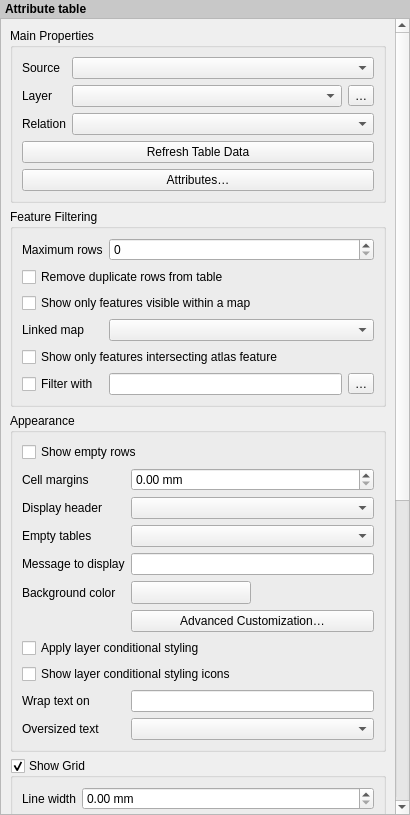
<?xml version="1.0" encoding="UTF-8"?>
<ui version="4.0">
 <class>QgsLayoutAttributeTableWidgetBase</class>
 <widget class="QWidget" name="QgsLayoutAttributeTableWidgetBase">
  <property name="geometry">
   <rect>
    <x>0</x>
    <y>0</y>
    <width>410</width>
    <height>815</height>
   </rect>
  </property>
  <property name="windowTitle">
   <string>Attribute Table</string>
  </property>
  <layout class="QVBoxLayout" name="verticalLayout">
   <property name="spacing">
    <number>0</number>
   </property>
   <property name="leftMargin">
    <number>0</number>
   </property>
   <property name="topMargin">
    <number>0</number>
   </property>
   <property name="rightMargin">
    <number>0</number>
   </property>
   <property name="bottomMargin">
    <number>0</number>
   </property>
   <item>
    <widget class="QLabel" name="label">
     <property name="sizePolicy">
      <sizepolicy hsizetype="Preferred" vsizetype="Maximum">
       <horstretch>0</horstretch>
       <verstretch>0</verstretch>
      </sizepolicy>
     </property>
     <property name="styleSheet">
      <string notr="true">padding: 2px; font-weight: bold; background-color: rgb(200, 200, 200);</string>
     </property>
     <property name="text">
      <string>Attribute table</string>
     </property>
    </widget>
   </item>
   <item>
    <widget class="QgsScrollArea" name="scrollArea">
     <property name="widgetResizable">
      <bool>true</bool>
     </property>
     <widget class="QWidget" name="scrollAreaWidgetContents">
      <property name="geometry">
       <rect>
        <x>0</x>
        <y>0</y>
        <width>394</width>
        <height>1512</height>
       </rect>
      </property>
      <layout class="QVBoxLayout" name="mainLayout">
       <item>
        <widget class="QgsCollapsibleGroupBoxBasic" name="groupBox">
         <property name="focusPolicy">
          <enum>Qt::StrongFocus</enum>
         </property>
         <property name="title">
          <string>Main Properties</string>
         </property>
         <property name="syncGroup" stdset="0">
          <string notr="true">composeritem</string>
         </property>
         <property name="collapsed" stdset="0">
          <bool>false</bool>
         </property>
         <layout class="QGridLayout" name="gridLayout_4" columnstretch="0,1">
          <item row="0" column="0">
           <widget class="QLabel" name="label_8">
            <property name="text">
             <string>Source</string>
            </property>
           </widget>
          </item>
          <item row="0" column="1">
           <widget class="QComboBox" name="mSourceComboBox"/>
          </item>
          <item row="5" column="0">
           <widget class="QLabel" name="mRelationLabel">
            <property name="text">
             <string>Relation</string>
            </property>
           </widget>
          </item>
          <item row="5" column="1">
           <widget class="QComboBox" name="mRelationsComboBox"/>
          </item>
          <item row="6" column="0" colspan="2">
           <widget class="QPushButton" name="mRefreshPushButton">
            <property name="text">
             <string>Refresh Table Data</string>
            </property>
           </widget>
          </item>
          <item row="7" column="0" colspan="2">
           <widget class="QPushButton" name="mAttributesPushButton">
            <property name="text">
             <string>Attributes…</string>
            </property>
           </widget>
          </item>
          <item row="1" column="0">
           <widget class="QLabel" name="mLayerLabel">
            <property name="text">
             <string>Layer</string>
            </property>
            <property name="wordWrap">
             <bool>true</bool>
            </property>
           </widget>
          </item>
          <item row="1" column="1">
           <layout class="QHBoxLayout" name="horizontalLayout_6">
            <item>
             <widget class="QgsMapLayerComboBox" name="mLayerComboBox">
              <property name="sizePolicy">
               <sizepolicy hsizetype="Expanding" vsizetype="Fixed">
                <horstretch>0</horstretch>
                <verstretch>0</verstretch>
               </sizepolicy>
              </property>
             </widget>
            </item>
            <item>
             <widget class="QgsPropertyOverrideButton" name="mLayerSourceDDBtn">
              <property name="text">
               <string>…</string>
              </property>
             </widget>
            </item>
           </layout>
          </item>
         </layout>
        </widget>
       </item>
       <item>
        <widget class="QgsCollapsibleGroupBoxBasic" name="groupBox_5">
         <property name="focusPolicy">
          <enum>Qt::StrongFocus</enum>
         </property>
         <property name="title">
          <string>Feature Filtering</string>
         </property>
         <property name="syncGroup" stdset="0">
          <string notr="true">composeritem</string>
         </property>
         <property name="collapsed" stdset="0">
          <bool>false</bool>
         </property>
         <layout class="QGridLayout" name="gridLayout_5">
          <item row="0" column="0">
           <widget class="QLabel" name="mMaxNumFeaturesLabel">
            <property name="text">
             <string>Maximum rows</string>
            </property>
            <property name="wordWrap">
             <bool>true</bool>
            </property>
            <property name="buddy">
             <cstring>mMaximumRowsSpinBox</cstring>
            </property>
           </widget>
          </item>
          <item row="0" column="1">
           <widget class="QgsSpinBox" name="mMaximumRowsSpinBox">
            <property name="maximum">
             <number>99999</number>
            </property>
            <property name="showClearButton" stdset="0">
             <bool>false</bool>
            </property>
           </widget>
          </item>
          <item row="1" column="0" colspan="2">
           <widget class="QCheckBox" name="mUniqueOnlyCheckBox">
            <property name="text">
             <string>Remove duplicate rows from table</string>
            </property>
           </widget>
          </item>
          <item row="2" column="0" colspan="2">
           <widget class="QCheckBox" name="mShowOnlyVisibleFeaturesCheckBox">
            <property name="text">
             <string>Show only features visible within a map</string>
            </property>
           </widget>
          </item>
          <item row="3" column="0">
           <widget class="QLabel" name="mComposerMapLabel">
            <property name="text">
             <string>Linked map</string>
            </property>
            <property name="wordWrap">
             <bool>true</bool>
            </property>
            <property name="buddy">
             <cstring>mComposerMapComboBox</cstring>
            </property>
           </widget>
          </item>
          <item row="3" column="1">
           <widget class="QgsLayoutItemComboBox" name="mComposerMapComboBox"/>
          </item>
          <item row="4" column="0" colspan="2">
           <widget class="QCheckBox" name="mIntersectAtlasCheckBox">
            <property name="text">
             <string>Show only features intersecting atlas feature</string>
            </property>
           </widget>
          </item>
          <item row="5" column="0">
           <widget class="QCheckBox" name="mFeatureFilterCheckBox">
            <property name="text">
             <string>Filter with</string>
            </property>
           </widget>
          </item>
          <item row="5" column="1">
           <layout class="QHBoxLayout" name="horizontalLayout">
            <item>
             <widget class="QLineEdit" name="mFeatureFilterEdit"/>
            </item>
            <item>
             <widget class="QToolButton" name="mFeatureFilterButton">
              <property name="text">
               <string>…</string>
              </property>
              <property name="icon">
               <iconset resource="../../../images/images.qrc">
                <normaloff>:/images/themes/default/mIconExpression.svg</normaloff>:/images/themes/default/mIconExpression.svg</iconset>
              </property>
             </widget>
            </item>
           </layout>
          </item>
         </layout>
         <zorder>mShowOnlyVisibleFeaturesCheckBox</zorder>
         <zorder>mComposerMapLabel</zorder>
         <zorder>mComposerMapComboBox</zorder>
         <zorder>mFeatureFilterCheckBox</zorder>
         <zorder>mMaximumRowsSpinBox</zorder>
         <zorder>mMaxNumFeaturesLabel</zorder>
         <zorder>mIntersectAtlasCheckBox</zorder>
         <zorder>mUniqueOnlyCheckBox</zorder>
        </widget>
       </item>
       <item>
        <widget class="QgsCollapsibleGroupBoxBasic" name="groupBox_6">
         <property name="focusPolicy">
          <enum>Qt::StrongFocus</enum>
         </property>
         <property name="title">
          <string>Appearance</string>
         </property>
         <property name="syncGroup" stdset="0">
          <string notr="true">composeritem</string>
         </property>
         <property name="collapsed" stdset="0">
          <bool>false</bool>
         </property>
         <layout class="QGridLayout" name="gridLayout_6">
          <item row="2" column="1">
           <widget class="QgsDoubleSpinBox" name="mMarginSpinBox">
            <property name="suffix">
             <string> mm</string>
            </property>
            <property name="singleStep">
             <double>0.100000000000000</double>
            </property>
            <property name="showClearButton" stdset="0">
             <bool>false</bool>
            </property>
           </widget>
          </item>
          <item row="11" column="1">
           <widget class="QLineEdit" name="mWrapStringLineEdit">
            <property name="frame">
             <bool>true</bool>
            </property>
           </widget>
          </item>
          <item row="12" column="0">
           <widget class="QLabel" name="label_12">
            <property name="text">
             <string>Oversized text</string>
            </property>
           </widget>
          </item>
          <item row="6" column="1">
           <widget class="QLineEdit" name="mEmptyMessageLineEdit"/>
          </item>
          <item row="8" column="1">
           <widget class="QPushButton" name="mAdvancedCustomizationButton">
            <property name="text">
             <string>Advanced Customization…</string>
            </property>
           </widget>
          </item>
          <item row="3" column="1">
           <widget class="QComboBox" name="mHeaderModeComboBox"/>
          </item>
          <item row="11" column="0">
           <widget class="QLabel" name="label_11">
            <property name="text">
             <string>Wrap text on</string>
            </property>
            <property name="wordWrap">
             <bool>true</bool>
            </property>
           </widget>
          </item>
          <item row="1" column="0" colspan="2">
           <widget class="QCheckBox" name="mDrawEmptyCheckBox">
            <property name="text">
             <string>Show empty rows</string>
            </property>
           </widget>
          </item>
          <item row="12" column="1">
           <widget class="QComboBox" name="mWrapBehaviorComboBox"/>
          </item>
          <item row="7" column="0">
           <widget class="QLabel" name="label_10">
            <property name="text">
             <string>Background color</string>
            </property>
           </widget>
          </item>
          <item row="9" column="0" colspan="2">
           <widget class="QCheckBox" name="mUseConditionalStylingCheckBox">
            <property name="text">
             <string>Apply layer conditional styling</string>
            </property>
           </widget>
          </item>
          <item row="5" column="1">
           <widget class="QComboBox" name="mEmptyModeComboBox"/>
          </item>
          <item row="2" column="0">
           <widget class="QLabel" name="mMarginLabel">
            <property name="text">
             <string>Cell margins</string>
            </property>
            <property name="wordWrap">
             <bool>true</bool>
            </property>
            <property name="buddy">
             <cstring>mMarginSpinBox</cstring>
            </property>
           </widget>
          </item>
          <item row="7" column="1">
           <layout class="QHBoxLayout" name="horizontalLayout_5">
            <item>
             <widget class="QgsColorButton" name="mBackgroundColorButton">
              <property name="minimumSize">
               <size>
                <width>120</width>
                <height>0</height>
               </size>
              </property>
              <property name="maximumSize">
               <size>
                <width>120</width>
                <height>16777215</height>
               </size>
              </property>
              <property name="text">
               <string/>
              </property>
             </widget>
            </item>
            <item>
             <spacer name="horizontalSpacer_4">
              <property name="orientation">
               <enum>Qt::Horizontal</enum>
              </property>
              <property name="sizeHint" stdset="0">
               <size>
                <width>40</width>
                <height>20</height>
               </size>
              </property>
             </spacer>
            </item>
           </layout>
          </item>
          <item row="5" column="0">
           <widget class="QLabel" name="label_9">
            <property name="text">
             <string>Empty tables</string>
            </property>
           </widget>
          </item>
          <item row="3" column="0">
           <widget class="QLabel" name="label_7">
            <property name="text">
             <string>Display header</string>
            </property>
           </widget>
          </item>
          <item row="6" column="0">
           <widget class="QLabel" name="mEmptyMessageLabel">
            <property name="text">
             <string>Message to display</string>
            </property>
           </widget>
          </item>
          <item row="10" column="0" colspan="2">
           <widget class="QCheckBox" name="mUseConditionalStylingCheckBox_2">
            <property name="text">
             <string>Show layer conditional styling icons</string>
            </property>
           </widget>
          </item>
         </layout>
        </widget>
       </item>
       <item>
        <widget class="QgsCollapsibleGroupBoxBasic" name="mShowGridGroupCheckBox">
         <property name="focusPolicy">
          <enum>Qt::StrongFocus</enum>
         </property>
         <property name="title">
          <string>Show Grid</string>
         </property>
         <property name="checkable">
          <bool>true</bool>
         </property>
         <property name="syncGroup" stdset="0">
          <string notr="true">composeritem</string>
         </property>
         <property name="collapsed" stdset="0">
          <bool>false</bool>
         </property>
         <layout class="QGridLayout" name="gridLayout_7">
          <item row="0" column="0">
           <widget class="QLabel" name="mGridStrokeWidthLabel">
            <property name="text">
             <string>Line width</string>
            </property>
            <property name="wordWrap">
             <bool>true</bool>
            </property>
            <property name="buddy">
             <cstring>mGridStrokeWidthSpinBox</cstring>
            </property>
           </widget>
          </item>
          <item row="0" column="1">
           <widget class="QgsDoubleSpinBox" name="mGridStrokeWidthSpinBox">
            <property name="suffix">
             <string> mm</string>
            </property>
            <property name="singleStep">
             <double>0.100000000000000</double>
            </property>
            <property name="showClearButton" stdset="0">
             <bool>false</bool>
            </property>
           </widget>
          </item>
          <item row="1" column="0">
           <widget class="QLabel" name="label_6">
            <property name="text">
             <string>Color</string>
            </property>
           </widget>
          </item>
          <item row="1" column="1">
           <layout class="QHBoxLayout" name="horizontalLayout_2">
            <item>
             <widget class="QgsColorButton" name="mGridColorButton">
              <property name="minimumSize">
               <size>
                <width>120</width>
                <height>0</height>
               </size>
              </property>
              <property name="maximumSize">
               <size>
                <width>120</width>
                <height>16777215</height>
               </size>
              </property>
              <property name="text">
               <string/>
              </property>
             </widget>
            </item>
            <item>
             <spacer name="horizontalSpacer">
              <property name="orientation">
               <enum>Qt::Horizontal</enum>
              </property>
              <property name="sizeHint" stdset="0">
               <size>
                <width>40</width>
                <height>20</height>
               </size>
              </property>
             </spacer>
            </item>
           </layout>
          </item>
          <item row="2" column="0" colspan="2">
           <widget class="QCheckBox" name="mDrawHorizontalGrid">
            <property name="text">
             <string>Draw horizontal lines</string>
            </property>
           </widget>
          </item>
          <item row="3" column="0" colspan="2">
           <widget class="QCheckBox" name="mDrawVerticalGrid">
            <property name="text">
             <string>Draw vertical lines</string>
            </property>
           </widget>
          </item>
         </layout>
        </widget>
       </item>
       <item>
        <widget class="QgsCollapsibleGroupBoxBasic" name="groupBox_3">
         <property name="focusPolicy">
          <enum>Qt::StrongFocus</enum>
         </property>
         <property name="title">
          <string>Fonts and Text Styling</string>
         </property>
         <property name="syncGroup" stdset="0">
          <string notr="true">composeritem</string>
         </property>
         <property name="collapsed" stdset="0">
          <bool>false</bool>
         </property>
         <layout class="QVBoxLayout" name="verticalLayout_2">
          <item>
           <widget class="QGroupBox" name="groupBox_2">
            <property name="title">
             <string>Table Heading</string>
            </property>
            <layout class="QGridLayout" name="gridLayout">
             <item row="1" column="1">
              <layout class="QHBoxLayout" name="horizontalLayout_3">
               <item>
                <widget class="QgsColorButton" name="mHeaderFontColorButton">
                 <property name="minimumSize">
                  <size>
                   <width>120</width>
                   <height>0</height>
                  </size>
                 </property>
                 <property name="maximumSize">
                  <size>
                   <width>120</width>
                   <height>16777215</height>
                  </size>
                 </property>
                 <property name="text">
                  <string/>
                 </property>
                </widget>
               </item>
               <item>
                <spacer name="horizontalSpacer_2">
                 <property name="orientation">
                  <enum>Qt::Horizontal</enum>
                 </property>
                 <property name="sizeHint" stdset="0">
                  <size>
                   <width>40</width>
                   <height>20</height>
                  </size>
                 </property>
                </spacer>
               </item>
              </layout>
             </item>
             <item row="2" column="0">
              <widget class="QLabel" name="label_2">
               <property name="text">
                <string>Alignment</string>
               </property>
              </widget>
             </item>
             <item row="2" column="1">
              <widget class="QComboBox" name="mHeaderHAlignmentComboBox">
               <property name="sizePolicy">
                <sizepolicy hsizetype="Expanding" vsizetype="Fixed">
                 <horstretch>0</horstretch>
                 <verstretch>0</verstretch>
                </sizepolicy>
               </property>
              </widget>
             </item>
             <item row="1" column="0">
              <widget class="QLabel" name="label_3">
               <property name="text">
                <string>Color</string>
               </property>
              </widget>
             </item>
             <item row="0" column="0">
              <widget class="QLabel" name="label_5">
               <property name="text">
                <string>Font</string>
               </property>
              </widget>
             </item>
             <item row="0" column="1">
              <widget class="QgsFontButton" name="mHeaderFontToolButton">
               <property name="sizePolicy">
                <sizepolicy hsizetype="Expanding" vsizetype="Fixed">
                 <horstretch>0</horstretch>
                 <verstretch>0</verstretch>
                </sizepolicy>
               </property>
               <property name="text">
                <string>Heading Font</string>
               </property>
              </widget>
             </item>
            </layout>
           </widget>
          </item>
          <item>
           <widget class="QGroupBox" name="groupBox_4">
            <property name="title">
             <string>Table Contents</string>
            </property>
            <layout class="QGridLayout" name="gridLayout_2">
             <item row="0" column="0">
              <widget class="QLabel" name="lblContentsFont">
               <property name="text">
                <string>Font</string>
               </property>
              </widget>
             </item>
             <item row="1" column="0">
              <widget class="QLabel" name="label_4">
               <property name="text">
                <string>Color</string>
               </property>
              </widget>
             </item>
             <item row="1" column="1">
              <layout class="QHBoxLayout" name="horizontalLayout_4">
               <item>
                <widget class="QgsColorButton" name="mContentFontColorButton">
                 <property name="minimumSize">
                  <size>
                   <width>120</width>
                   <height>0</height>
                  </size>
                 </property>
                 <property name="maximumSize">
                  <size>
                   <width>120</width>
                   <height>16777215</height>
                  </size>
                 </property>
                 <property name="text">
                  <string/>
                 </property>
                </widget>
               </item>
               <item>
                <spacer name="horizontalSpacer_3">
                 <property name="orientation">
                  <enum>Qt::Horizontal</enum>
                 </property>
                 <property name="sizeHint" stdset="0">
                  <size>
                   <width>40</width>
                   <height>20</height>
                  </size>
                 </property>
                </spacer>
               </item>
              </layout>
             </item>
             <item row="0" column="1">
              <widget class="QgsFontButton" name="mContentFontToolButton">
               <property name="sizePolicy">
                <sizepolicy hsizetype="Expanding" vsizetype="Fixed">
                 <horstretch>0</horstretch>
                 <verstretch>0</verstretch>
                </sizepolicy>
               </property>
               <property name="text">
                <string>Contents Font</string>
               </property>
              </widget>
             </item>
            </layout>
           </widget>
          </item>
         </layout>
        </widget>
       </item>
       <item>
        <widget class="QgsCollapsibleGroupBoxBasic" name="frameGroupBox">
         <property name="focusPolicy">
          <enum>Qt::StrongFocus</enum>
         </property>
         <property name="title">
          <string>Frames</string>
         </property>
         <property name="checkable">
          <bool>false</bool>
         </property>
         <property name="checked">
          <bool>false</bool>
         </property>
         <property name="collapsed" stdset="0">
          <bool>false</bool>
         </property>
         <layout class="QGridLayout" name="gridLayout_3">
          <item row="0" column="0">
           <widget class="QLabel" name="mResizeModeLabel">
            <property name="text">
             <string>Resize mode</string>
            </property>
            <property name="wordWrap">
             <bool>true</bool>
            </property>
           </widget>
          </item>
          <item row="0" column="1">
           <widget class="QComboBox" name="mResizeModeComboBox">
            <property name="sizePolicy">
             <sizepolicy hsizetype="Expanding" vsizetype="Fixed">
              <horstretch>0</horstretch>
              <verstretch>0</verstretch>
             </sizepolicy>
            </property>
           </widget>
          </item>
          <item row="1" column="0" colspan="2">
           <widget class="QPushButton" name="mAddFramePushButton">
            <property name="text">
             <string>Add Frame</string>
            </property>
           </widget>
          </item>
          <item row="2" column="0" colspan="2">
           <widget class="QCheckBox" name="mEmptyFrameCheckBox">
            <property name="text">
             <string>Don't export page if frame is empty</string>
            </property>
           </widget>
          </item>
          <item row="3" column="0" colspan="2">
           <widget class="QCheckBox" name="mHideEmptyBgCheckBox">
            <property name="text">
             <string>Don't draw background if frame is empty</string>
            </property>
           </widget>
          </item>
         </layout>
        </widget>
       </item>
      </layout>
     </widget>
    </widget>
   </item>
  </layout>
 </widget>
 <customwidgets>
  <customwidget>
   <class>QgsScrollArea</class>
   <extends>QScrollArea</extends>
   <header>qgsscrollarea.h</header>
   <container>1</container>
  </customwidget>
  <customwidget>
   <class>QgsColorButton</class>
   <extends>QToolButton</extends>
   <header>qgscolorbutton.h</header>
   <container>1</container>
  </customwidget>
  <customwidget>
   <class>QgsDoubleSpinBox</class>
   <extends>QDoubleSpinBox</extends>
   <header>qgsdoublespinbox.h</header>
  </customwidget>
  <customwidget>
   <class>QgsSpinBox</class>
   <extends>QSpinBox</extends>
   <header>qgsspinbox.h</header>
  </customwidget>
  <customwidget>
   <class>QgsCollapsibleGroupBoxBasic</class>
   <extends>QGroupBox</extends>
   <header location="global">qgscollapsiblegroupbox.h</header>
   <container>1</container>
  </customwidget>
  <customwidget>
   <class>QgsLayoutItemComboBox</class>
   <extends>QComboBox</extends>
   <header>qgslayoutitemcombobox.h</header>
  </customwidget>
  <customwidget>
   <class>QgsFontButton</class>
   <extends>QToolButton</extends>
   <header>qgsfontbutton.h</header>
  </customwidget>
  <customwidget>
   <class>QgsPropertyOverrideButton</class>
   <extends>QToolButton</extends>
   <header>qgspropertyoverridebutton.h</header>
  </customwidget>
  <customwidget>
   <class>QgsMapLayerComboBox</class>
   <extends>QComboBox</extends>
   <header location="global">qgsmaplayercombobox.h</header>
  </customwidget>
 </customwidgets>
 <tabstops>
  <tabstop>scrollArea</tabstop>
  <tabstop>groupBox</tabstop>
  <tabstop>mSourceComboBox</tabstop>
  <tabstop>mLayerComboBox</tabstop>
  <tabstop>mLayerSourceDDBtn</tabstop>
  <tabstop>mRelationsComboBox</tabstop>
  <tabstop>mRefreshPushButton</tabstop>
  <tabstop>mAttributesPushButton</tabstop>
  <tabstop>groupBox_5</tabstop>
  <tabstop>mMaximumRowsSpinBox</tabstop>
  <tabstop>mUniqueOnlyCheckBox</tabstop>
  <tabstop>mShowOnlyVisibleFeaturesCheckBox</tabstop>
  <tabstop>mComposerMapComboBox</tabstop>
  <tabstop>mIntersectAtlasCheckBox</tabstop>
  <tabstop>mFeatureFilterCheckBox</tabstop>
  <tabstop>mFeatureFilterEdit</tabstop>
  <tabstop>mFeatureFilterButton</tabstop>
  <tabstop>groupBox_6</tabstop>
  <tabstop>mDrawEmptyCheckBox</tabstop>
  <tabstop>mMarginSpinBox</tabstop>
  <tabstop>mHeaderModeComboBox</tabstop>
  <tabstop>mEmptyModeComboBox</tabstop>
  <tabstop>mEmptyMessageLineEdit</tabstop>
  <tabstop>mBackgroundColorButton</tabstop>
  <tabstop>mAdvancedCustomizationButton</tabstop>
  <tabstop>mWrapStringLineEdit</tabstop>
  <tabstop>mWrapBehaviorComboBox</tabstop>
  <tabstop>mShowGridGroupCheckBox</tabstop>
  <tabstop>mGridStrokeWidthSpinBox</tabstop>
  <tabstop>mGridColorButton</tabstop>
  <tabstop>mDrawHorizontalGrid</tabstop>
  <tabstop>mDrawVerticalGrid</tabstop>
  <tabstop>groupBox_3</tabstop>
  <tabstop>mHeaderFontToolButton</tabstop>
  <tabstop>mHeaderFontColorButton</tabstop>
  <tabstop>mHeaderHAlignmentComboBox</tabstop>
  <tabstop>mContentFontToolButton</tabstop>
  <tabstop>mContentFontColorButton</tabstop>
  <tabstop>frameGroupBox</tabstop>
  <tabstop>mResizeModeComboBox</tabstop>
  <tabstop>mAddFramePushButton</tabstop>
  <tabstop>mEmptyFrameCheckBox</tabstop>
  <tabstop>mHideEmptyBgCheckBox</tabstop>
 </tabstops>
 <resources>
  <include location="../../../images/images.qrc"/>
  <include location="../../../images/images.qrc"/>
  <include location="../../../images/images.qrc"/>
 </resources>
 <connections/>
</ui>
